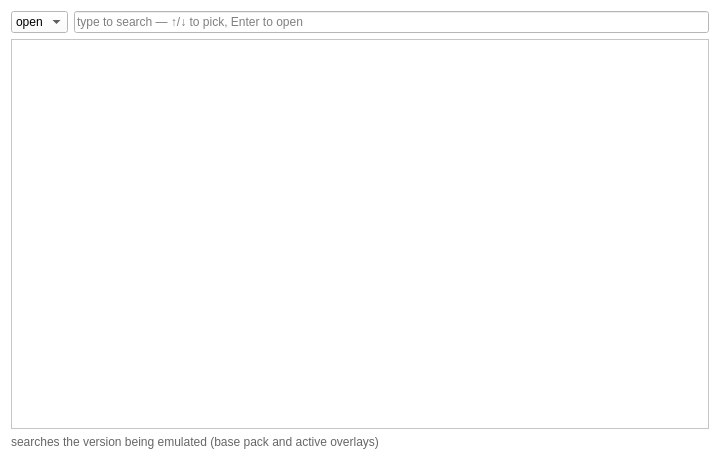
<?xml version="1.0" encoding="UTF-8"?>
<ui version="4.0">
 <class>SearchDialog</class>
 <widget class="QDialog" name="SearchDialog">
  <property name="geometry">
   <rect>
    <x>0</x>
    <y>0</y>
    <width>720</width>
    <height>460</height>
   </rect>
  </property>
  <property name="windowTitle">
   <string>Search the pack</string>
  </property>
  <property name="styleSheet">
   <string notr="true">background-color: rgb(255, 255, 255);
color: rgb(0, 0, 0);</string>
  </property>
  <layout class="QVBoxLayout" name="searchLayout">
   <item>
    <layout class="QHBoxLayout" name="searchBarLayout">
     <item>
      <widget class="QComboBox" name="comboSearchMode">
       <property name="toolTip">
        <string>open: functions, tags and files by name (Ctrl+P) · text: every line of every function containing the text (Ctrl+Shift+F)</string>
       </property>
       <item>
        <property name="text">
         <string>open</string>
        </property>
       </item>
       <item>
        <property name="text">
         <string>text</string>
        </property>
       </item>
      </widget>
     </item>
     <item>
      <widget class="QLineEdit" name="editSearch">
       <property name="placeholderText">
        <string>type to search — ↑/↓ to pick, Enter to open</string>
       </property>
       <property name="clearButtonEnabled">
        <bool>true</bool>
       </property>
      </widget>
     </item>
    </layout>
   </item>
   <item>
    <widget class="QListWidget" name="listResults">
     <property name="alternatingRowColors">
      <bool>true</bool>
     </property>
     <property name="styleSheet">
      <string notr="true">QListWidget { font-family: monospace; font-size: 11px; }</string>
     </property>
    </widget>
   </item>
   <item>
    <widget class="QLabel" name="labelSearchSummary">
     <property name="text">
      <string>searches the version being emulated (base pack and active overlays)</string>
     </property>
     <property name="styleSheet">
      <string notr="true">color: #666;</string>
     </property>
    </widget>
   </item>
  </layout>
 </widget>
 <resources/>
 <connections/>
</ui>
